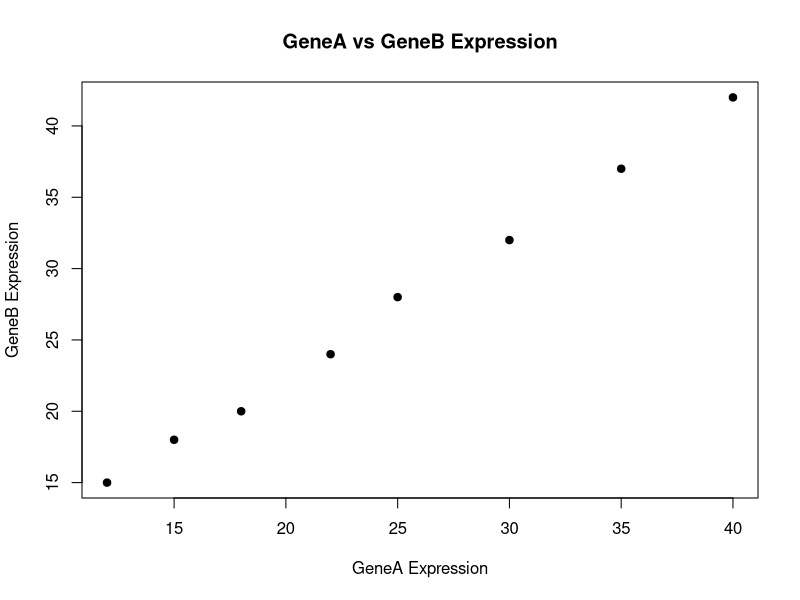
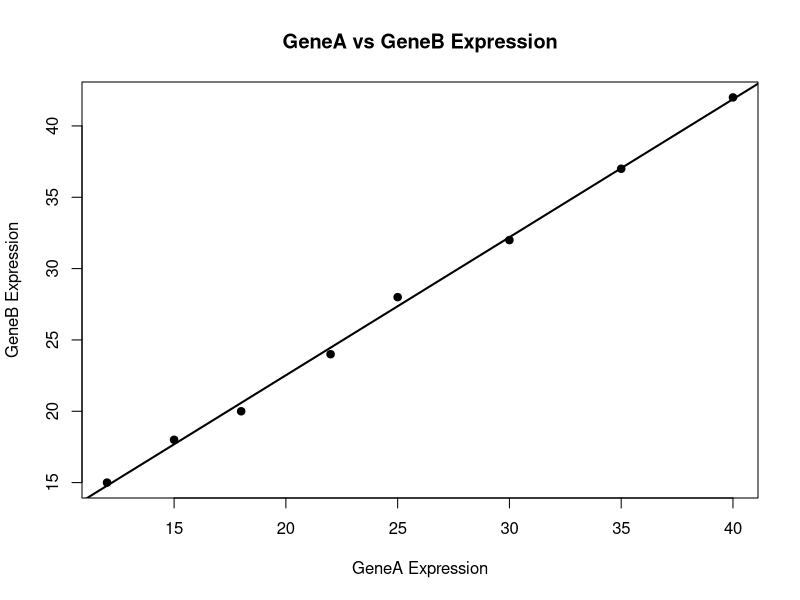

These charts were generated, in order, by the following R code:
# Day 17 - Correlation and Linear Regression
# Bioinformatics R Learning Journey

# Gene expression dataset

gene_expression <- data.frame(
  Gene = paste0("Gene", 1:8),
  GeneA = c(12, 18, 25, 30, 22, 15, 35, 40),
  GeneB = c(15, 20, 28, 32, 24, 18, 37, 42)
)

print("Gene Expression Dataset:")
print(gene_expression)

# Pearson correlation

correlation <- cor(gene_expression$GeneA,
                   gene_expression$GeneB,
                   method = "pearson")

print("Pearson Correlation:")
print(correlation)

# Pearson correlation test

cor_test <- cor.test(
  gene_expression$GeneA,
  gene_expression$GeneB,
  method = "pearson"
)

print("Pearson Correlation Test:")
print(cor_test)

# Scatter plot of GeneA vs GeneB

plot(
  gene_expression$GeneA,
  gene_expression$GeneB,
  main = "GeneA vs GeneB Expression",
  xlab = "GeneA Expression",
  ylab = "GeneB Expression",
  pch = 19
)


# Simple Linear Regression

regression_model <- lm(GeneB ~ GeneA, data = gene_expression)

print("Linear Regression Model:")
print(regression_model)

print("Regression Model Summary:")
summary(regression_model)


# Scatter plot with regression line

plot(
  gene_expression$GeneA,
  gene_expression$GeneB,
  main = "GeneA vs GeneB Expression",
  xlab = "GeneA Expression",
  ylab = "GeneB Expression",
  pch = 19
)

abline(regression_model, lwd = 2)


# Predict GeneB expression when GeneA = 27

new_data <- data.frame(GeneA = 27)

predicted_geneB <- predict(
  regression_model,
  newdata = new_data
)

print("Predicted GeneB expression when GeneA = 27:")
print(predicted_geneB)

# Save gene expression dataset as CSV

write.csv(
  gene_expression,
  "gene_correlation.csv",
  row.names = FALSE
)

print("Gene expression dataset saved as gene_correlation.csv")
